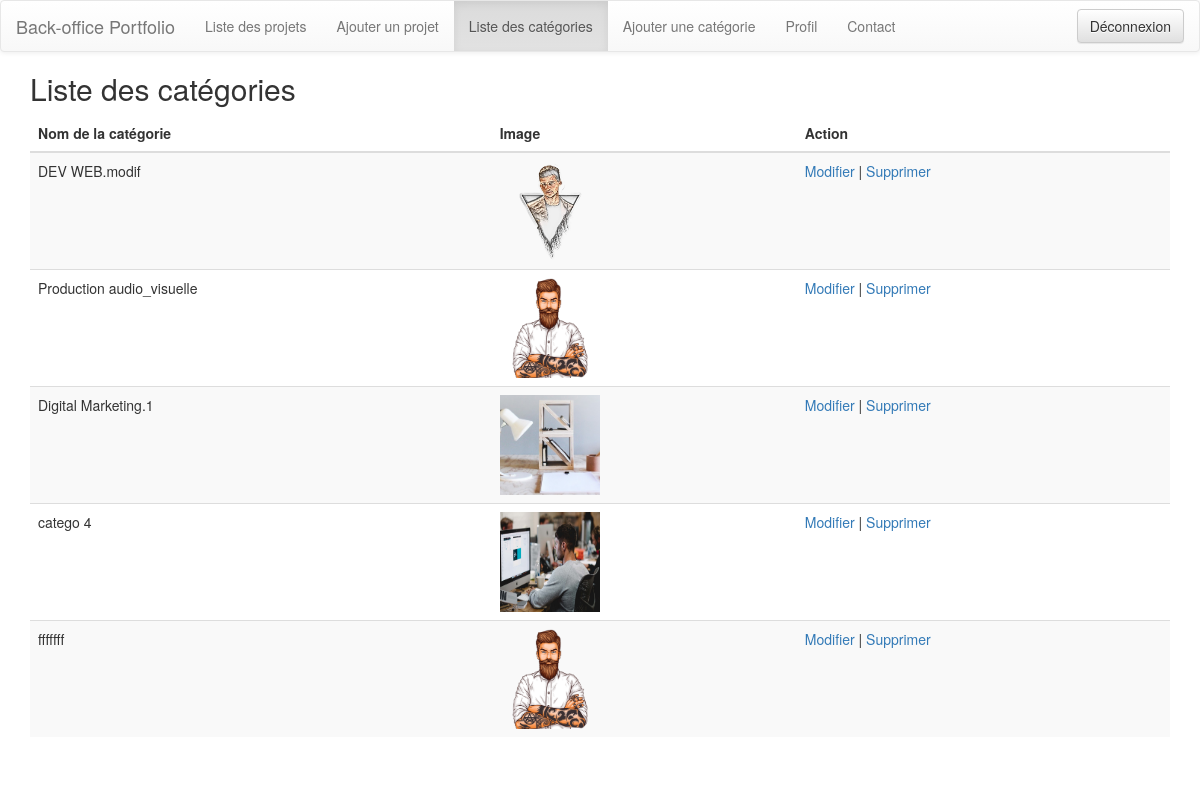
Page /liste_categories.php on the committed database.
### tables this page shows
CREATE TABLE IF NOT EXISTS `categories` (
  `id` int NOT NULL AUTO_INCREMENT,
  `name` varchar(250) NOT NULL,
  `image` varchar(250) NOT NULL DEFAULT 'assets\\imgs\\',
  PRIMARY KEY (`id`)
);

### liste_categories.php (the view, shortened to what this page needs)
<!DOCTYPE html>
<html>
<head>
    <link rel="stylesheet" href="https://maxcdn.bootstrapcdn.com/bootstrap/3.3.7/css/bootstrap.min.css">
    <link rel="stylesheet" href="https://maxcdn.bootstrapcdn.com/bootstrap/3.3.7/css/bootstrap-theme.min.css">
</head>
<body>
    <nav class="navbar navbar-default">
        <div class="container-fluid">
            <div class="navbar-header">
                <a class="navbar-brand" href="#">Back-office Portfolio</a>
            </div>
            <ul class="nav navbar-nav">
                <li><a href="liste_projets.php" id="btn-liste-projets">Liste des projets</a></li>
                <li><a href="add_project.php" id="btn-ajouter-projet">Ajouter un projet</a></li>
                <li class="active"><a href="#" id="btn-liste-categories">Liste des catégories</a></li>
                <li><a href="ajouter_categorie.php" id="btn-ajouter-categorie">Ajouter une catégorie</a></li>
                <li><a href="manage_profil.php" id="btn-profil">Profil</a></li>
            <li><a href="admin_contact.php" id="btn-view-contact">Contact</a></li>
        </ul>
        <ul class="nav navbar-nav navbar-right">
            <li>
                <form action="logout.php" method="post" class="navbar-form">
                    <input type="submit" value="Déconnexion" class="btn btn-default">
                </form>
            </li>
        </ul>
        </div>
    </nav>
    <?php
    $host = "localhost";
    $dbname = "portfolio";
    $username = "root";
    $password = "";
    try {
        $bdd = new PDO("mysql:host=$host;dbname=$dbname;charset=utf8", $username, $password);
        $bdd->setAttribute(PDO::ATTR_ERRMODE, PDO::ERRMODE_EXCEPTION);
        $requete = $bdd->prepare("SELECT * FROM categories");
        $requete->execute();
        $categories = $requete->fetchAll();
        echo '<div class="container">';
        echo '<div id="categories">';
        echo '<h2>Liste des catégories</h2>';
        echo '<table class="table table-striped">';
        echo '<thead><tr><th>Nom de la catégorie</th><th>Image</th><th>Action</th></tr></thead>';
        echo '<tbody>';
        foreach ($categories as $categorie) {
            echo '<tr>';
            echo '<td>' . $categorie['name'] . '</td>';
            echo '<td><img src="' . $categorie['image'] . '" alt="' . $categorie['name'] . '" width="100" height="100"></td>';
            echo '<td><a href="modifier_categorie.php?id=' . $categorie['id'] . '">Modifier</a> | <a href="supprimer_categorie.php?id=' . $categorie['id'] . '" onclick="return confirm(\'Voulez-vous vraiment supprimer cette catégorie ?\')">Supprimer</a></td>';
            echo '</tr>';
        }
        echo '</tbody></table></div></div>';
    } catch (PDOException $e) {
        echo "Erreur de connexion à la base de données : " . $e->getMessage();
    }
    ?>
</body>
</html>

### liste_categories.php (style rules this page uses)
.navbar { margin-bottom: 0; }
#categories { margin-top: 20px; }

### rows in the picture
categories: name "DEV WEB.modif", image (picture)
categories: name "Production audio_visuelle", image (picture)
categories: name "Digital Marketing.1", image (picture)
categories: name "catego 4", image (picture)
categories: name "fffffff", image (picture)
